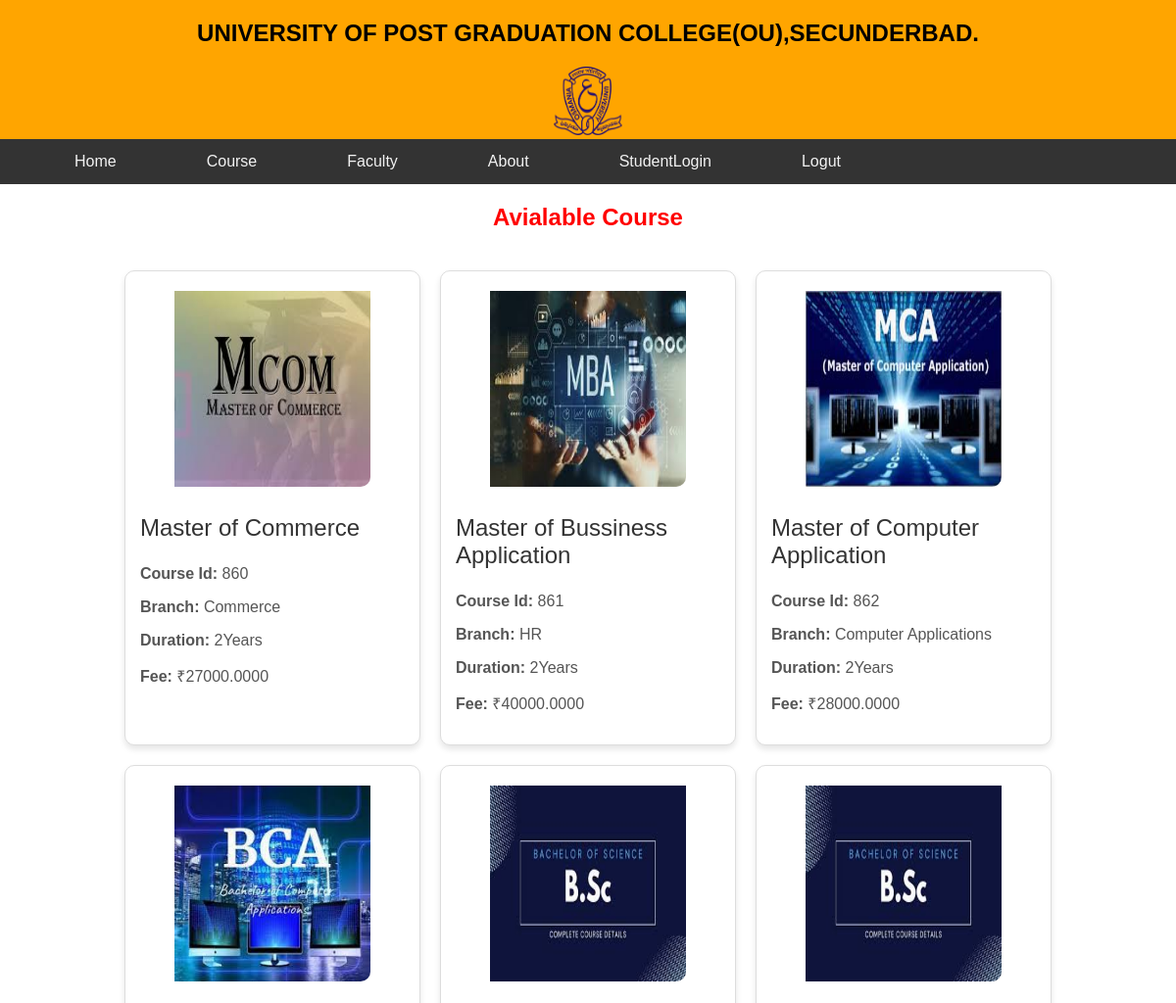
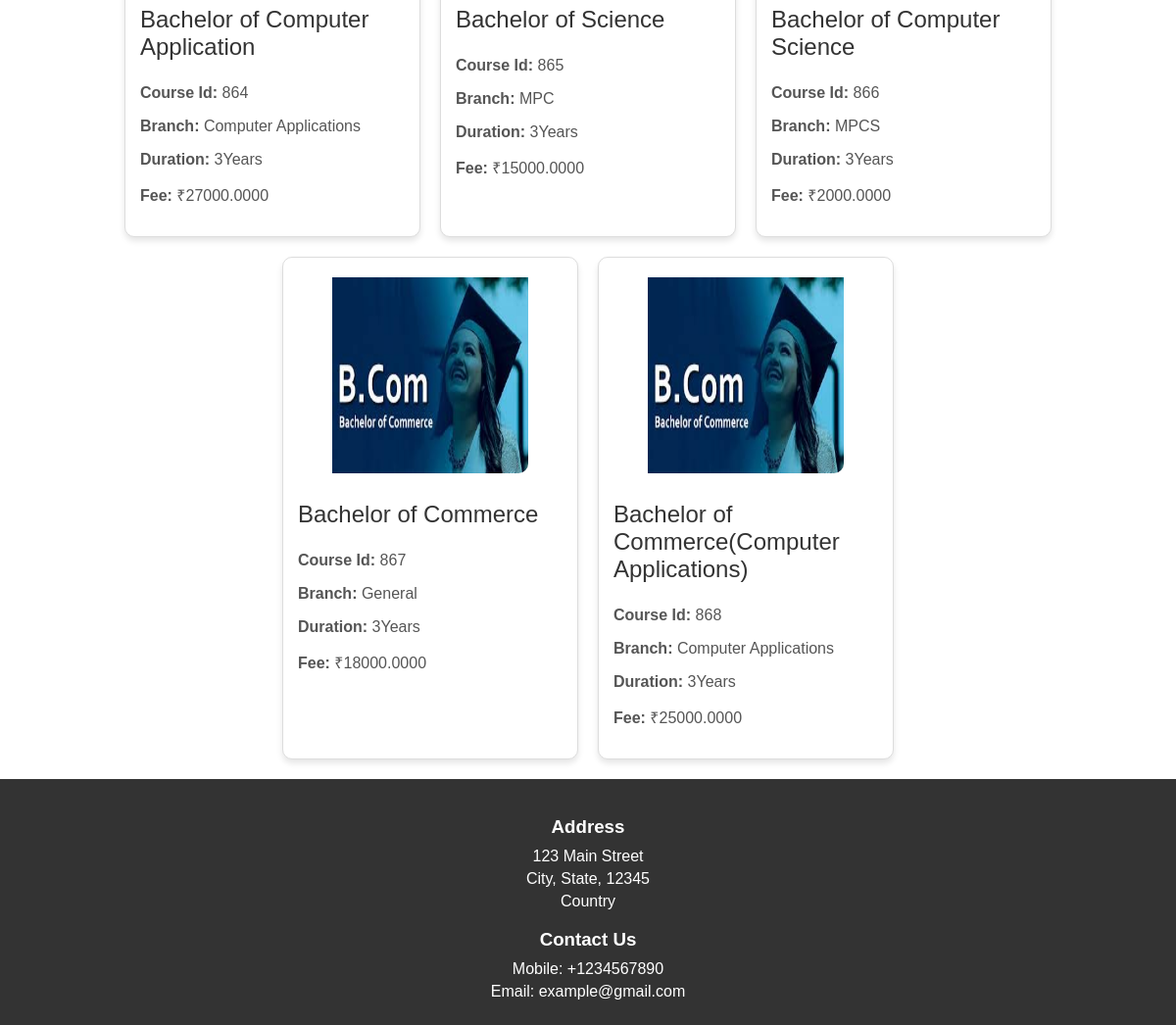
The app's page /courseview with its own data (2 pictures, top to bottom).
### App1/models.py (models this page shows, shortened)
class Course(models.Model):
    c_id = models.IntegerField(primary_key=True)
    img_course = models.ImageField(upload_to='images/')
    c_title = models.CharField(max_length=100)
    c_name = models.CharField(unique=True, max_length=50, null=False)
    c_branch = models.CharField(null=False, max_length=50)
    c_duration = models.CharField(max_length=10, null=False)
    c_fee = models.DecimalField(max_digits=20, decimal_places=4, null=False)
    hostal = [('Available', 'Available'), ('Unavailable', 'Unavailable')]
    c_hostal = models.CharField(max_length=50, null=False, choices=hostal)

### App1/views.py (the view)
# urls.py: path('courseview',CourseView.as_view(),name='courseview'),
class CourseView(View):
    def get(self,r):
        c1=Course.objects.all()
        return render(r,'main/course.html',{'c1':c1})

### template/main/course.html (shortened to what this page needs)
{% extends 'main/nav.html' %}
{% load static %}
{% block content %}
<h2 style="text-align: center;color:red">Avialable Course</h2>
<div class="container">
    {% for course in c1 %}
    <div class="card">
        <img src="{{ course.img_course.url }}" alt="{{ course.c_name }}" />
        <div class="card-content">
            <p class="card-title">{{ course.c_name }}</p>
            <p class="card-text"><strong>Course Id:</strong> {{ course.c_id }}</p>
            <p class="card-text"><strong>Branch:</strong> {{ course.c_branch }}</p>
            <p class="card-text"><strong>Duration:</strong> {{ course.c_duration }}Years</p>
            <p class="card-text"><strong>Fee:</strong> ₹{{ course.c_fee }}</p>
        </div>
    </div>
    {% endfor %}
</div>
{% endblock %}

### template/main/nav.html (shortened to what this page needs)
<!DOCTYPE html>
<html lang="en">
<head>
    {% load static %}
    <link rel="stylesheet" href="{% static 'css/main/nav.css' %}">
</head>
<body>
    <div class="header">
        <header>
            <h2>UNIVERSITY OF POST GRADUATION COLLEGE(OU),SECUNDERBAD.</h2>
            <img src="static/images/logo1.png" alt="logo1">
        </header>
    </div>
<div class="navbar">
    <a href="{% url 'home' %}">Home</a>
    <a href="{% url 'courseview' %}">Course</a>
    <a href="{% url 'faculty' %}">Faculty</a>
    <a href="{% url 'about' %}">About</a>
    <a href="{% url 'sloginview' %}">StudentLogin</a>
    <a href="{% url 'signinview' %}">Logut</a>
</div>
<div class="content">
    {% block content %}
    {% endblock %}
</div>
<div class="footer">
    <div class="address">
        <h3>Address</h3>
        <p>123 Main Street</p>
        <p>City, State, 12345</p>
        <p>Country</p>
    </div>
    <div class="contact-us">
        <h3>Contact Us</h3>
        <p>Mobile: +1234567890</p>
        <p>Email: example@gmail.com</p>
    </div>
</div>
</body>
</html>

### App1/static/css/main/nav.css (style rules this page uses)
html, body { height: 100%; margin: 0; padding: 0; box-sizing: border-box; }
body { display: flex; flex-direction: column; font-family: Arial, sans-serif; }
img { height: 70px; width: 70px; }
.header { background-color: orange; text-align: center; }
.navbar { background-color: #333; overflow: hidden; flex-shrink: 0; }
.navbar a { float: left; display: block; position: sticky; top:0; color: #f2f2f2; margin-left: 60px; border-radius: 2px; text-align: center; padding: 14px 16px; text-decoration: none; transition: background-color 0.3s, color 0.3s; }
.content { flex: 1; }
.footer { background-color: #333; color: white; padding: 20px; text-align: center; flex-shrink: 0; }
.footer .address, .footer .contact-us { margin: 0; padding: 0; }
.footer h3 { margin-bottom: 10px; }
.footer p { margin: 5px 0; }

### template/main/course.html (style rules this page uses)
.container { display: flex; flex-wrap: wrap; justify-content: center; gap: 20px; padding: 20px; }
.card { background-color: white; border: 1px solid #ddd; border-radius: 10px; box-shadow: 0 4px 6px rgba(0, 0, 0, 0.1); width: 300px; overflow: hidden; transition: transform 0.2s, box-shadow 0.2s; }
.card img { width: 200px; height: 200px; padding: 20px 0px 0px 50px; border-radius: 10px; }
.card-content { padding:0px 15px 15px 15px; }
.card-title { font-size: 1.5rem; color: #333; }
.card-text { font-size: 1rem; color: #555; }

### records on screen
Course: img_course (picture), c_name "Master of Commerce", c_id "860", c_branch "Commerce", c_duration "2", c_fee "27000.0000"
Course: img_course (picture), c_name "Master of Bussiness Application", c_id "861", c_branch "HR", c_duration "2", c_fee "40000.0000"
Course: img_course (picture), c_name "Master of Computer Application", c_id "862", c_branch "Computer Applications", c_duration "2", c_fee "28000.0000"
Course: img_course (picture), c_name "Bachelor of Computer Application", c_id "864", c_branch "Computer Applications", c_duration "3", c_fee "27000.0000"
Course: img_course (picture), c_name "Bachelor of Science", c_id "865", c_branch "MPC", c_duration "3", c_fee "15000.0000"
Course: img_course (picture), c_name "Bachelor of Computer Science", c_id "866", c_branch "MPCS", c_duration "3", c_fee "2000.0000"
Course: img_course (picture), c_name "Bachelor of Commerce", c_id "867", c_branch "General", c_duration "3", c_fee "18000.0000"
Course: img_course (picture), c_name "Bachelor of Commerce(Computer Applications)", c_id "868", c_branch "Computer Applications", c_duration "3", c_fee "25000.0000"
